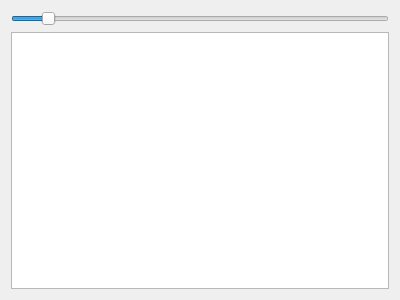
<?xml version="1.0" encoding="UTF-8"?>
<ui version="4.0">
 <class>AssetPreviewPixelData</class>
 <widget class="QWidget" name="AssetPreviewPixelData">
  <property name="geometry">
   <rect>
    <x>0</x>
    <y>0</y>
    <width>400</width>
    <height>300</height>
   </rect>
  </property>
  <property name="windowTitle">
   <string>Form</string>
  </property>
  <layout class="QVBoxLayout" name="verticalLayout">
   <item>
    <widget class="QSlider" name="horizontalSlider">
     <property name="minimum">
      <number>20</number>
     </property>
     <property name="maximum">
      <number>1000</number>
     </property>
     <property name="value">
      <number>100</number>
     </property>
     <property name="orientation">
      <enum>Qt::Horizontal</enum>
     </property>
    </widget>
   </item>
   <item>
    <widget class="QGraphicsView" name="graphicsView"/>
   </item>
  </layout>
 </widget>
 <resources/>
 <connections/>
</ui>
